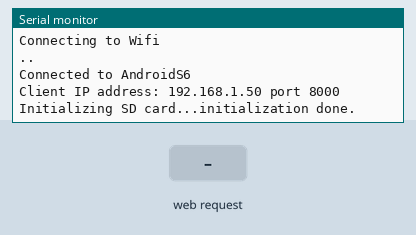
Recording of a program running on a simulated ESP8266 (NodeMCU). Shown: the last lines printed to the serial monitor. The test bench sets the inputs (shaded band). WiFi joins after 1.5 s; servers stay silent unless stated; storage starts empty.

Above: at 3.2 s.
3.3 s: HTTP request GET /test.mp3 received
At 4.3 s:
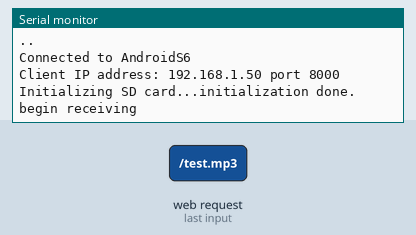
At 5.8 s:
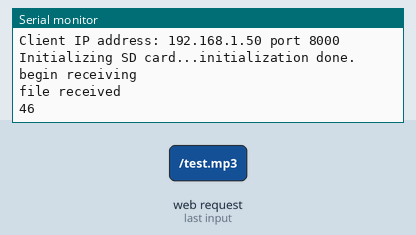

The program:

main.cpp
```cpp
#include <ESP8266WiFi.h>
#include <ESP8266WebServer.h>
#include <ESP8266HTTPClient.h>
#include <WiFiUdp.h>
#include "../lib/FileTransfer/FileTransfer.h"
#include <SPI.h>
#include <SD.h>
#include <fstream>
#include <iostream>
#include <string>

#define SendKey 0 //Button to send data Flash BTN on NodeMCU

int port = 8000; //Port number
int udpPort = 8888;
WiFiServer server(port);
WiFiUDP udp;
HTTPUpload up;

//Server connect to WiFi Network
const char *ssid = "AndroidS6";
const char *password = "q2345678"; //Enter your wifi Password

int count = 0;
//=======================================================================
//                    Power on setup
//=======================================================================
void setup()
{

    Serial.begin(500000);
    pinMode(SendKey, INPUT_PULLUP); //Btn to send data
    Serial.println();

    WiFi.mode(WIFI_STA);
    WiFi.begin(ssid, password); //Connect to wifi

    // Wait for connection
    Serial.println("Connecting to Wifi");
    while (WiFi.status() != WL_CONNECTED)
    {
        delay(500);
        Serial.print(".");
        delay(500);
    }

    Serial.println("");
    Serial.print("Connected to ");
    Serial.println(ssid);

    Serial.print("Client IP address: ");
    Serial.print(WiFi.localIP());
    Serial.print(" port ");
    Serial.println(port);

    Serial.print("Initializing SD card...");

    if (!SD.begin(D2))
    {
        Serial.println("initialization failed!");
        return;
    }
    Serial.println("initialization done.");

    server.begin();


    udp.begin(udpPort);
}
//=======================================================================
//                    Loop
//=======================================================================

FileTransferManager ftm(8000);
WiFiClient client;
bool received = 0;
void loop()
{
    //WiFiClient client; /*= server.available();
    /*if (udp.parsePacket())
    {
        String s = udp.readStringUntil(':');
        if (s == "SoundArtCheckUp")
        {
            IPAddress src;
            src.fromString(udp.readStringUntil(':'));
            uint16_t srcport = udp.readString().toInt();
            udp.beginPacket(src.toString().c_str(), srcport);

            String message = "client:" +
                             WiFi.localIP().toString();
            Serial.println("sending:" + message);
            udp.write(message.c_str());
            udp.endPacket();
            Serial.println(udp.getWriteError());
            while (udp.available())
                udp.read();
        }
    }
*/

    if (!received)
    {
        File f = SD.open("/test.mp3", "w");
        if (!f)
        {
            Serial.println("can't open file");
            return;
        }
        else
        {

            received = ftm.Read(f);
        }
        f.close();

        if (received)
        {
            f = SD.open("/test.mp3");
            if (!f)
            {
                Serial.println("can't open file");
                return;
            }
            else
                Serial.println(f.size());
        }

    }
}
```

Measured:
- after the input at 3.3 s, the serial monitor: prints a new line at once (image 1)
